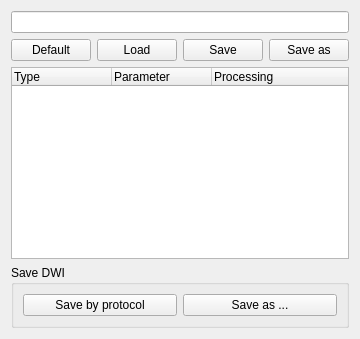
          <widget class="QWidget" name="tab_QCResults" >
           <attribute name="title" >
            <string>QCResults</string>
           </attribute>
           <layout class="QVBoxLayout" name="verticalLayout_5" >
            <item>
             <layout class="QVBoxLayout" name="verticalLayout_3" >
              <item>
               <layout class="QHBoxLayout" name="horizontalLayout_2" >
                <item>
                 <widget class="QLineEdit" name="lineEdit_QCReport" />
                </item>
               </layout>
              </item>
              <item>
               <layout class="QHBoxLayout" name="horizontalLayout_4" >
                <item>
                 <widget class="QPushButton" name="pushButton_DefaultQCResult" >
                  <property name="text" >
                   <string>Default</string>
                  </property>
                 </widget>
                </item>
                <item>
                 <widget class="QPushButton" name="pushButton_OpenQCReport" >
                  <property name="text" >
                   <string>Load</string>
                  </property>
                 </widget>
                </item>
                <item>
                 <widget class="QPushButton" name="pushButton_SaveQCReport" >
                  <property name="text" >
                   <string>Save</string>
                  </property>
                 </widget>
                </item>
                <item>
                 <widget class="QPushButton" name="pushButton_SaveQCReportAs" >
                  <property name="text" >
                   <string>Save as</string>
                  </property>
                 </widget>
                </item>
               </layout>
              </item>
             </layout>
            </item>
            <item>
             <widget class="QTreeWidget" name="treeWidget_Results" >
              <column>
               <property name="text" >
                <string>Type</string>
               </property>
              </column>
              <column>
               <property name="text" >
                <string>Parameter</string>
               </property>
              </column>
              <column>
               <property name="text" >
                <string>Processing</string>
               </property>
              </column>
             </widget>
            </item>
            <item>
             <widget class="QGroupBox" name="groupBox" >
              <property name="title" >
               <string>Save DWI</string>
              </property>
              <layout class="QVBoxLayout" name="verticalLayout_2" >
               <item>
                <layout class="QHBoxLayout" name="horizontalLayout" >
                 <item>
                  <widget class="QPushButton" name="pushButton_SaveDWI" >
                   <property name="text" >
                    <string>Save by protocol</string>
                   </property>
                  </widget>
                 </item>
                 <item>
                  <widget class="QPushButton" name="pushButton_SaveDWIAs" >
                   <property name="text" >
                    <string>Save as ...</string>
                   </property>
                  </widget>
                 </item>
                </layout>
               </item>
              </layout>
              <zorder></zorder>
             </widget>
            </item>
           </layout>
          </widget>
